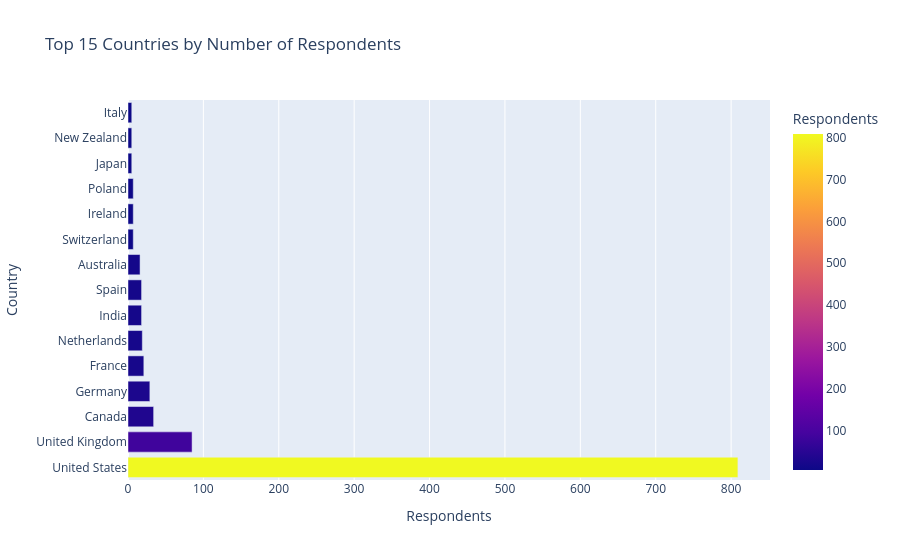

The code cell stored with this chart in its notebook:
### Markdown cell above
## Respondent Distribution by Country

The OSMI survey attracted participants from multiple countries.

Understanding geographical representation provides context for cultural and workplace differences observed later in the analysis.

### Code cell
country = (
    df["country_live"]
      .value_counts()
      .head(15)
      .reset_index()
)

country.columns = ["Country", "Respondents"]

fig = px.bar(
    country,
    x="Respondents",
    y="Country",
    orientation="h",
    color="Respondents",
    title="Top 15 Countries by Number of Respondents"
)

fig.show()

### Figure 1 — Plotly figure (JSON) as saved in the notebook; plotly's stock layout.template omitted (floating-point values rounded to 4 significant figures)
{"data": [{"hovertemplate": "Respondents=%{marker.color}<br>Country=%{y}<extra></extra>", "legendgroup": "", "marker": {"color": [809, 85, 34, 29, 21, 19, 18, 18, 16, 7, 7, 7, 5, 5, 5], "coloraxis": "coloraxis", "pattern": {"shape": ""}}, "name": "", "orientation": "h", "showlegend": false, "textposition": "auto", "type": "bar", "x": [809, 85, 34, 29, 21, 19, 18, 18, 16, 7, 7, 7, 5, 5, 5], "xaxis": "x", "y": ["United States", "United Kingdom", "Canada", "Germany", "France", "Netherlands", "India", "Spain", "Australia", "Switzerland", "Ireland", "Poland", "Japan", "New Zealand", "Italy"], "yaxis": "y"}], "layout": {"barmode": "relative", "coloraxis": {"colorbar": {"title": {"text": "Respondents"}}, "colorscale": [[0, "#0d0887"], [0.1111, "#46039f"], [0.2222, "#7201a8"], [0.3333, "#9c179e"], [0.4444, "#bd3786"], [0.5556, "#d8576b"], [0.6667, "#ed7953"], [0.7778, "#fb9f3a"], [0.8889, "#fdca26"], [1, "#f0f921"]]}, "legend": {"tracegroupgap": 0}, "title": {"text": "Top 15 Countries by Number of Respondents"}, "xaxis": {"anchor": "y", "domain": [0, 1], "title": {"text": "Respondents"}}, "yaxis": {"anchor": "x", "domain": [0, 1], "title": {"text": "Country"}}}}
